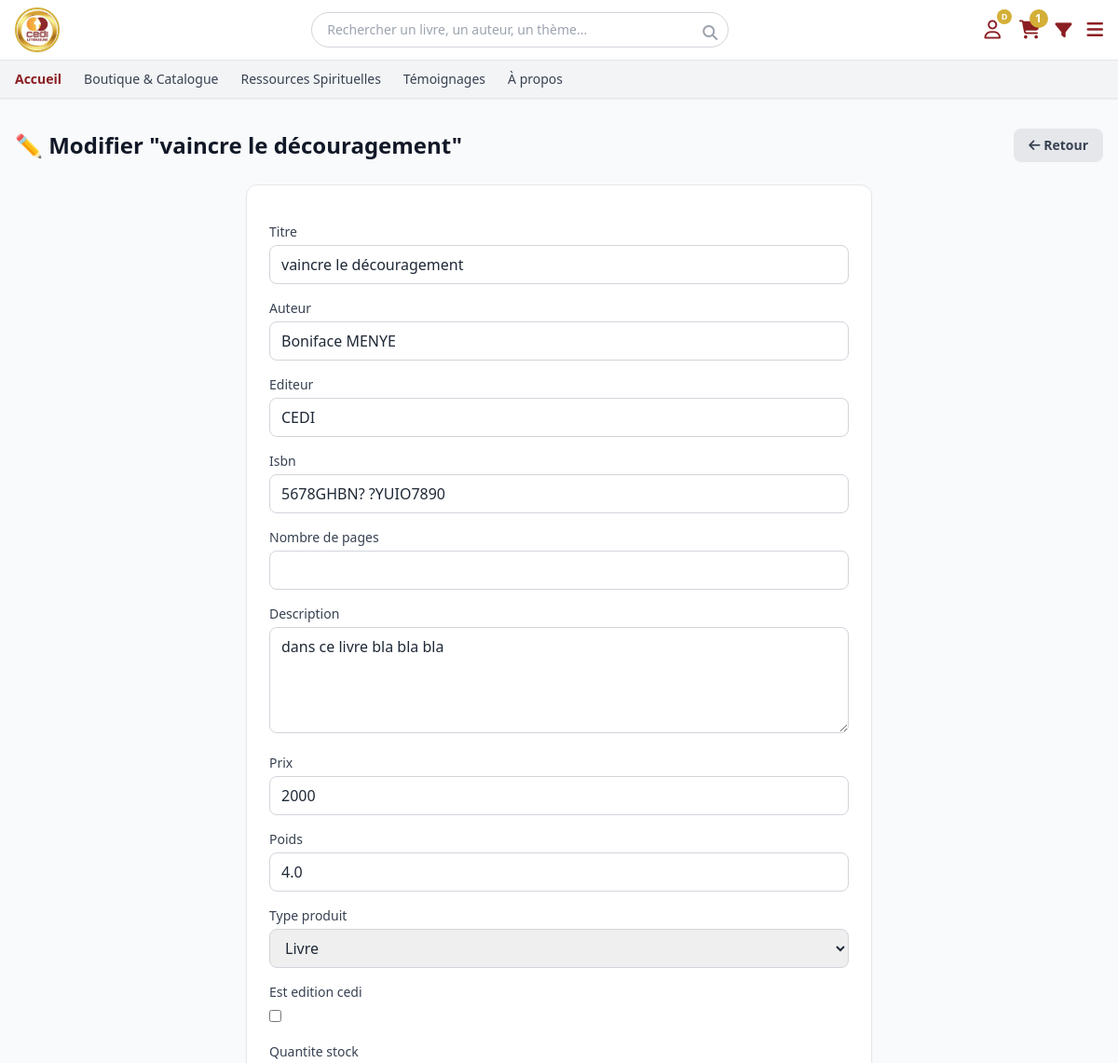
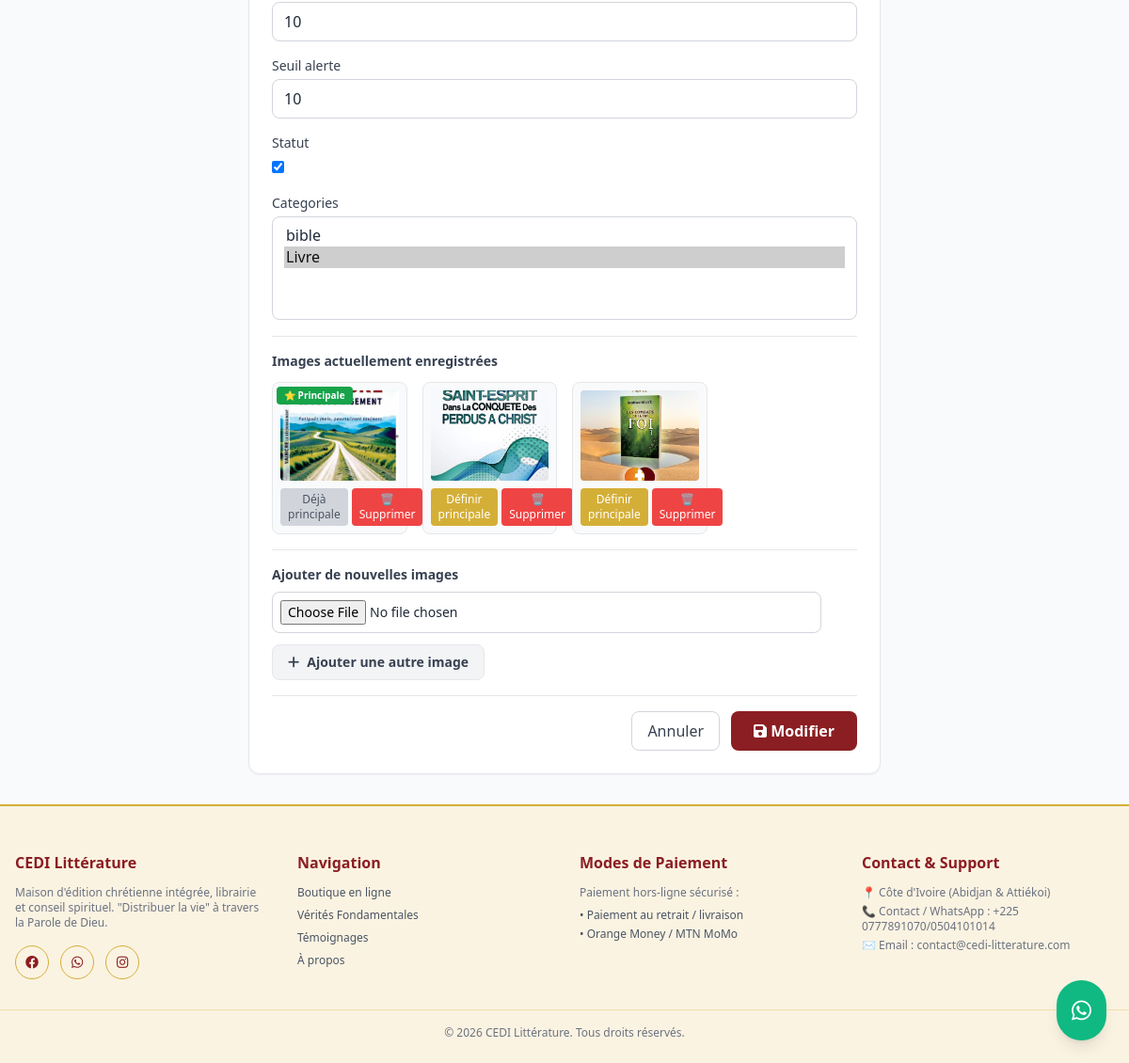
The app's page /admin_produits/modifier/3/ (signed in) with its own data (2 pictures, top to bottom).
### appcedi/models.py (models this page shows, shortened)
class Produit(models.Model):
    TYPES = (('livre', 'Livre'), ('bible', 'Bible'), ('cd', 'CD'), ('cadeau', 'Cadeau'))
    titre = models.CharField(max_length=255)
    auteur = models.CharField(max_length=255, blank=True, null=True)
    editeur = models.CharField(max_length=255, blank=True, null=True)
    isbn = models.CharField(max_length=20, blank=True, null=True)
    description = models.TextField()
    nombre_pages = models.PositiveIntegerField(blank=True, null=True, verbose_name="Nombre de pages")
    prix = models.IntegerField()
    poids = models.FloatField(blank=True, null=True)
    type_produit = models.CharField(max_length=20, choices=TYPES, default='livre')
    est_edition_cedi = models.BooleanField(default=False)
    quantite_stock = models.IntegerField(default=0)
    seuil_alerte = models.IntegerField(default=3)
    statut = models.BooleanField(default=True)
    categories = models.ManyToManyField(Categorie, through='ProduitCategorie', blank=True)

class Image(models.Model):
    produit = models.ForeignKey(Produit, on_delete=models.CASCADE, related_name='images')
    url_image = models.ImageField(upload_to='produits/')
    est_principale = models.BooleanField(default=False)

### appcedi/views.py (the view)
# urls.py: path('admin_produits/modifier/<int:pk>/', views.modifier_produit, name='modifier_produit'),
@login_required
@user_passes_test(est_admin_ou_gestionnaire)
def modifier_produit(request, pk):
    produit = get_object_or_404(Produit, pk=pk)
    if request.method == 'POST':
        form = ProduitForm(request.POST, request.FILES, instance=produit)
        if form.is_valid():
            form.save()
            fichiers = request.FILES.getlist('images_multiples')
            for f in fichiers:
                if f:
                    Image.objects.create(
                        produit=produit,
                        url_image=f,
                        est_principale=False
                    )
            if not produit.images.filter(est_principale=True).exists():
                premiere = produit.images.first()
                if premiere:
                    premiere.est_principale = True
                    premiere.save()
            messages.success(request, f'Produit "{produit.titre}" modifié avec succès !')
            return redirect('liste_produits')
    else:
        form = ProduitForm(instance=produit)
    return render(request, 'appcedi/admin/modifier_produit.html', {'form': form, 'produit': produit})

### appcedi/forms.py
class ProduitForm(forms.ModelForm):
    class Meta:
        model = Produit
        fields = [
            'titre', 'auteur', 'editeur', 'isbn','nombre_pages', 'description', 'prix',
            'poids', 'type_produit', 'est_edition_cedi', 'quantite_stock',
            'seuil_alerte', 'statut', 'categories'
        ]
        widgets = {
            'description': forms.Textarea(attrs={'rows': 4}),
            'categories': forms.SelectMultiple(attrs={'class': 'w-full border rounded px-3 py-2'}),
        }
    def __init__(self, *args, **kwargs):
        super().__init__(*args, **kwargs)
        self.fields['categories'].required = False
        for field_name, field in self.fields.items():
            if not isinstance(field.widget, forms.CheckboxInput):
                field.widget.attrs.update({
                    'class': 'w-full border border-gray-300 rounded-lg px-3 py-2 focus:outline-none focus:border-cediRed'
                })

### appcedi/context_processors.py (called while the page is built, shortened)
def panier_context(request):
    panier = None
    nombre_articles = 0
    souhaits_ids = []
    if request.user.is_authenticated:
        try:
            panier = Panier.objects.get(utilisateur=request.user)
        except Panier.DoesNotExist:
            pass
        souhaits_ids = list(ListeSouhaits.objects.filter(utilisateur=request.user).values_list('produit_id', flat=True))
    if panier:
        nombre_articles = sum(article.quantite for article in panier.articles.all())
    return {
        'nombre_articles_panier': nombre_articles,
        'categories_menu': Categorie.objects.all(),
        'souhaits_ids': souhaits_ids, # 👈 Ajouté ici
    }

### appcedi/models.py (called while the page is built)
    def __str__(self):
        return self.nom

### appcedi/views.py (called while the page is built)
def est_admin_ou_gestionnaire(user):
    return user.is_superuser or (hasattr(user, 'role') and user.role in ['admin', 'gestionnaire_stock'])

### templates/appcedi/admin/modifier_produit.html (shortened to what this page needs)
{% extends 'appcedi/admin/base_admin.html' %}
{% block admin_title %}✏️ Modifier "{{ produit.titre }}"{% endblock %}
{% block admin_actions %}
<a href="{% url 'liste_produits' %}" class="bg-gray-200 text-gray-700 px-4 py-2 rounded-lg hover:bg-gray-300 transition text-sm font-bold">
    <i class="fa-solid fa-arrow-left"></i> Retour
</a>
{% endblock %}
{% block admin_content %}
<div class="bg-white rounded-xl shadow-sm border border-gray-200 p-6 max-w-2xl mx-auto">
    <form method="post" enctype="multipart/form-data" class="space-y-4">
        {% for field in form %}
        <div>
            <label class="block text-sm font-medium text-gray-700 mb-1">{{ field.label }}</label>
            {{ field }}
        </div>
        {% endfor %}
        {% if produit.images.all %}
        <div class="border-t pt-4 mt-4">
            <label class="block text-sm font-semibold text-gray-700 mb-3">Images actuellement enregistrées</label>
            <div class="grid grid-cols-2 md:grid-cols-4 gap-4">
                {% for img in produit.images.all %}
                <div class="border rounded-lg p-2 bg-gray-50 relative group">
                    <img src="{{ img.url_image.url }}" alt="Image produit" class="w-full h-24 object-cover rounded">
                    {% if img.est_principale %}
                        <span class="absolute top-1 left-1 bg-green-600 text-white text-[10px] font-bold px-2 py-0.5 rounded">⭐ Principale</span>
                    {% endif %}
                    <div class="mt-2 flex justify-between gap-1">
                        {% if not img.est_principale %}
                        <a href="{% url 'definir_principale' img.id %}"
                           class="bg-cediGold text-white text-xs px-2 py-1 rounded hover:bg-cediGoldLight transition text-center flex-1">
                           Définir principale
                        </a>
                        {% else %}
                        <span class="bg-gray-300 text-gray-600 text-xs px-2 py-1 rounded text-center flex-1 cursor-default">Déjà principale</span>
                        {% endif %}
                        <a href="{% url 'supprimer_image' img.id %}"
                           class="bg-red-500 text-white text-xs px-2 py-1 rounded hover:bg-red-700 transition text-center"
                           onclick="return confirm('Supprimer cette image définitivement ?')">
                           🗑️ Supprimer
                        </a>
                    </div>
                </div>
                {% endfor %}
            </div>
        </div>
        {% endif %}
        <div class="border-t pt-4">
            <label class="block text-sm font-semibold text-gray-700 mb-2">Ajouter de nouvelles images</label>
            <div id="image-inputs-container" class="space-y-3 mb-3">
                <div class="flex items-center gap-2 image-input-row">
                    <input type="file" name="images_multiples" accept="image/*" class="w-full border border-gray-300 rounded-lg p-2 text-sm">
                </div>
            </div>
            <button type="button" id="add-image-btn" class="bg-gray-100 hover:bg-gray-200 text-gray-700 text-sm font-bold py-2 px-4 rounded-lg border transition flex items-center gap-2">
                <i class="fa-solid fa-plus"></i> Ajouter une autre image
            </button>
        </div>
        <div class="flex justify-end gap-3 pt-4 border-t">
            <a href="{% url 'liste_produits' %}" class="px-4 py-2 border border-gray-300 rounded-lg text-gray-700 hover:bg-gray-50 transition">Annuler</a>
            <button type="submit" class="bg-cediRed text-white px-6 py-2 rounded-lg hover:bg-cediRedDark transition font-bold">
                <i class="fa-solid fa-save"></i> Modifier
            </button>
        </div>
    </form>
</div>
{% endblock %}

### templates/appcedi/base.html (shortened to what this page needs)
{% load static %}
<!DOCTYPE html>
<html lang="fr">
<head>
    <script src="https://cdn.tailwindcss.com"></script>
    <link rel="stylesheet" href="https://cdnjs.cloudflare.com/ajax/libs/font-awesome/6.4.0/css/all.min.css">
</head>
<body class="bg-gray-50 text-gray-800 font-sans flex flex-col min-h-screen">
<header class="bg-white shadow-sm sticky top-0 z-50">
   <div class="max-w-7xl mx-auto px-4 py-2 flex items-center justify-between gap-4">
        <a href="{% url 'accueil' %}" class="flex items-center gap-2">
          <div class="w-12 h-12 rounded-full overflow-hidden border-2 border-cediGold bg-white shadow-sm flex items-center justify-center">
          <img src="{% static 'images/logo_cedi.png' %}"
             alt="CEDI Littérature"
             class="w-full h-full object-cover"
             loading="eager">
    </div>
</a>
        <div class="hidden md:block flex-1 max-w-md mx-2" id="searchBarDesktop">
           <form class="relative" action="{% url 'liste_catalogue' %}" method="get">
                <input type="text" name="q" placeholder="Rechercher un livre, un auteur, un thème..." class="w-full pl-4 pr-10 py-2 border border-gray-300 rounded-full text-sm focus:outline-none focus:border-cediRed transition">
                <button type="submit" class="absolute right-3 top-2.5 text-gray-400 hover:text-cediRed transition">
                    <i class="fa-solid fa-magnifying-glass"></i>
                </button>
            </form>
        </div>
        <div class="flex items-center gap-4 text-gray-700" id="iconsRow">
{% if user.is_authenticated %}
    {% if user.is_superuser or user.role == 'admin' or user.role == 'gestionnaire_stock' %}
        <a href="{% url 'espace_client' %}" class="hover:text-cediRed flex items-center transition relative p-1" title="Tableau de bord">
    {% else %}
        <a href="{% url 'espace_client' %}" class="hover:text-cediRed flex items-center transition relative p-1" title="Mon Profil">
    {% endif %}
        <i class="fa-regular fa-user text-xl text-cediRed"></i>
        <span class="absolute -top-1 -right-2 bg-cediGold text-white text-[9px] font-bold h-4 w-4 flex items-center justify-center rounded-full">
            {{ user.username|slice:":1"|upper }}
        </span>
    </a>
{% else %}
    <a href="{% url 'connexion' %}" class="hover:text-cediRed flex items-center transition relative p-1" title="Se connecter">
        <i class="fa-regular fa-user text-xl text-cediRed"></i>
    </a>
{% endif %}
<a href="{% url 'voir_panier' %}" class="hover:text-cediRed relative transition" title="Mon panier">
    <i class="fa-solid fa-cart-shopping text-xl text-cediRed"></i>
    {% if nombre_articles_panier > 0 %}
        <span class="absolute -top-2 -right-2 bg-cediGold text-white text-xs w-5 h-5 rounded-full flex items-center justify-center font-bold">
            {{ nombre_articles_panier }}
        </span>
    {% endif %}
</a>
            <div class="relative">
                <button type="button" id="filterToggle" aria-label="Filtrer le catalogue" aria-expanded="false" class="hover:text-cediRed transition">
                    <i class="fa-solid fa-filter text-lg text-cediRed"></i>
                </button>
            </div>
            <div class="relative">
                <button type="button" id="menuToggle" aria-label="Ouvrir le menu" aria-expanded="false" class="hover:text-cediRed transition">
                    <i class="fa-solid fa-bars text-xl text-cediRed"></i>
                </button>
            </div>
        </div>
    </div>
    <nav class="bg-gray-100 border-t border-b border-gray-200">
        <div class="max-w-7xl mx-auto px-4 flex space-x-6 overflow-x-auto text-sm font-medium py-2.5 text-gray-700">
            <a href="/" class="text-cediRed font-bold hover:text-cediRed transition">Accueil</a>
            <a href="{% url 'liste_catalogue' %}" class="hover:text-cediRed whitespace-nowrap transition">Boutique & Catalogue</a>
            <a href="{% url 'liste_ressources' %}" class="hover:text-cediRed whitespace-nowrap transition">Ressources Spirituelles</a>
             <a href="{% url 'liste_temoignages_publics' %}" class="hover:text-cediRed whitespace-nowrap transition">Témoignages</a>
             <a href="{% url 'a_propos' %}" class="hover:text-cediRed whitespace-nowrap transition">À propos</a>
        </div>
    </nav>
</header>
    {% block content %}{% endblock %}
    <a href="https://wa.me/2250777891070" target="_blank" class="fixed bottom-6 right-6 bg-emerald-500 text-white p-4 rounded-full shadow-lg hover:bg-emerald-600 transition z-50 flex items-center justify-center hover:scale-110">
        <i class="fa-brands fa-whatsapp text-2xl"></i>
    </a>
    <footer class="bg-cediCream text-gray-600 mt-auto pt-12 pb-6 border-t-2 border-cediGold">
        <div class="max-w-7xl mx-auto px-4 grid grid-cols-1 md:grid-cols-4 gap-8 mb-8 text-sm">
            <div>
                <h5 class="text-cediRed font-bold text-base mb-3">CEDI Littérature</h5>
                <p class="text-xs text-gray-500 mb-4">Maison d'édition chrétienne intégrée, librairie et conseil spirituel. "Distribuer la vie" à travers la Parole de Dieu.</p>
                <div class="flex space-x-3 text-lg">
                    <a href="#" class="w-9 h-9 rounded-full border border-cediGold text-cediRed flex items-center justify-center hover:bg-cediGold hover:text-white transition"><i class="fa-brands fa-facebook text-sm"></i></a>
                    <a href="#" class="w-9 h-9 rounded-full border border-cediGold text-cediRed flex items-center justify-center hover:bg-cediGold hover:text-white transition"><i class="fa-brands fa-whatsapp text-sm"></i></a>
                    <a href="#" class="w-9 h-9 rounded-full border border-cediGold text-cediRed flex items-center justify-center hover:bg-cediGold hover:text-white transition"><i class="fa-brands fa-instagram text-sm"></i></a>
                </div>
            </div>
            <div>
                <h5 class="text-cediRed font-bold text-base mb-3">Navigation</h5>
                <ul class="space-y-2 text-xs">
                    <li><a href="{% url 'liste_catalogue' %}" class="hover:text-cediRed transition">Boutique en ligne</a></li>
                    <li><a href="{% url 'liste_ressources' %}" class="hover:text-cediRed transition">Vérités Fondamentales</a></li>
                    <li><a href="{% url 'liste_temoignages_publics' %}" class="hover:text-cediRed whitespace-nowrap transition">Témoignages</a></li>
                    <li><a href="{% url 'a_propos' %}" class="hover:text-cediRed whitespace-nowrap transition">À propos</a></li>
                </ul>
            </div>
            <div>
                <h5 class="text-cediRed font-bold text-base mb-3">Modes de Paiement</h5>
                <p class="text-xs text-gray-500 mb-2">Paiement hors-ligne sécurisé :</p>
                <ul class="space-y-1 text-xs text-gray-600">
                    <li>• Paiement au retrait / livraison</li>
                    <li>• Orange Money / MTN MoMo</li>
                </ul>
            </div>
            <div>
                <h5 class="text-cediRed font-bold text-base mb-3">Contact & Support</h5>
                <p class="text-xs text-gray-500 mb-1">📍 Côte d'Ivoire (Abidjan & Attiékoi)</p>
                <p class="text-xs text-gray-500 mb-1">📞 Contact / WhatsApp : +225 0777891070/0504101014</p>
                <p class="text-xs text-gray-500">✉️ Email : contact@cedi-litterature.com</p>
            </div>
        </div>
        <div class="max-w-7xl mx-auto px-4 border-t border-cediGold/30 pt-4 text-center text-xs text-gray-500">
            <p>&copy; 2026 CEDI Littérature. Tous droits réservés.</p>
        </div>
    </footer>
</body>
</html>

### records on screen
Produit: titre "vaincre le découragement", form "vaincre le découragement" "Boniface MENYE" "CEDI" "5678GHBN? ?YUIO7890" "dans ce livre bla bla bla" "2000" "4.0" "Livre" "10" "10" "☑"
Image: url_image (picture), est_principale "⭐ Principale"
Image: url_image (picture), est_principale "Définir principale"
Image: url_image (picture), est_principale "Définir principale"

### other values on screen
{{ user.username|slice:":1"|upper }} "D"
{{ nombre_articles_panier }} "1"
{{ field.label }} "Titre" "Auteur" "Editeur" "Isbn" "Nombre de pages" "Description" "Prix" "Poids" "Type produit" "Est edition cedi" "Quantite stock" "Seuil alerte" "Statut" "Categories"
